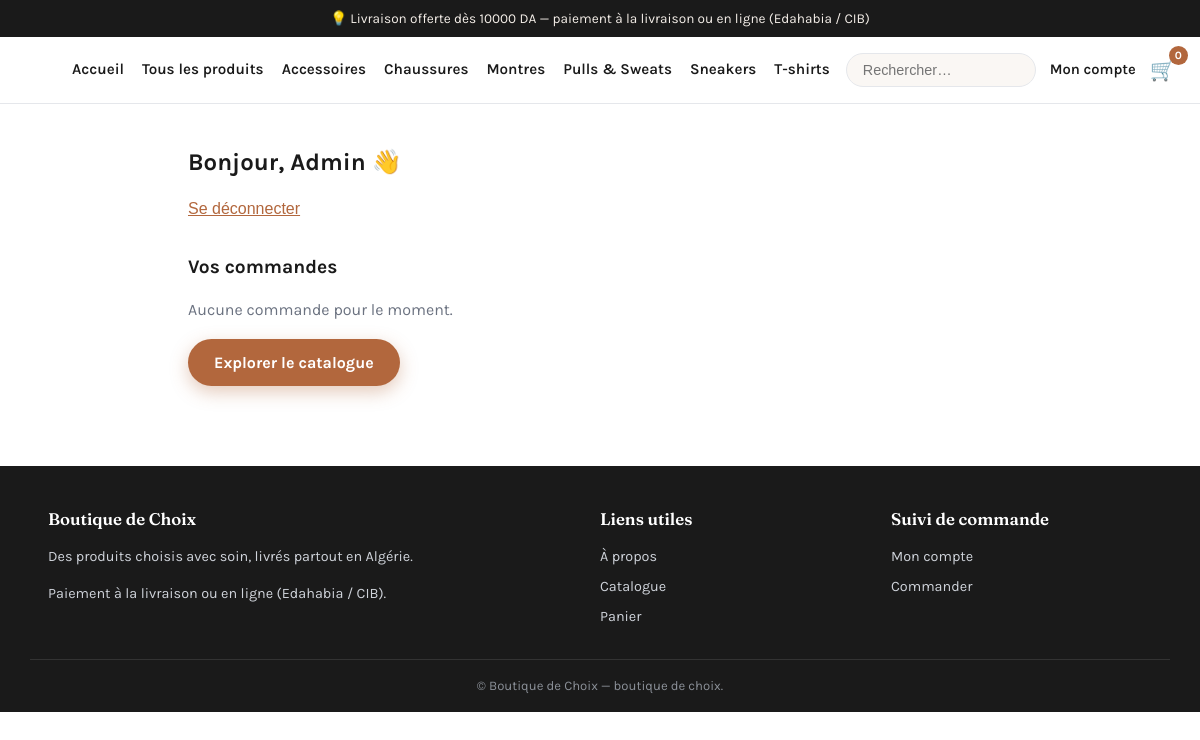
Page /compte/ (signed in) on the committed database.
### apps/catalog/models.py (models this page shows, shortened)
class Category(models.Model):
    name = models.CharField("Nom", max_length=120)
    slug = models.SlugField("Slug", max_length=140, unique=True, blank=True)
    parent = models.ForeignKey(
        "self",
        verbose_name="Catégorie parente",
        on_delete=models.CASCADE,
        null=True,
        blank=True,
        related_name="children",
    )
    image = models.ImageField(
        "Image", upload_to="categories/", null=True, blank=True
    )
    description = models.TextField("Description", blank=True)
    is_active = models.BooleanField("Active", default=True)
    order = models.PositiveIntegerField("Ordre", default=0)
    class Meta:
        verbose_name = "Catégorie"
        verbose_name_plural = "Catégories"
        ordering = ["order", "name"]
    def get_absolute_url(self):
        return reverse("catalog:category", kwargs={"slug": self.slug})

### apps/accounts/models.py (models this page shows, shortened)
class User(AbstractUser):
    first_name = models.CharField("Prénom", max_length=150, blank=True)
    last_name = models.CharField("Nom", max_length=150, blank=True)
    phone = models.CharField("Téléphone", max_length=20, blank=True)

### apps/accounts/views.py (the view)
# urls.py: path("", views.DashboardView.as_view(), name="dashboard"),
class DashboardView(LoginRequiredMixin, TemplateView):
    template_name = "accounts/dashboard.html"
    def get_context_data(self, **kwargs):
        context = super().get_context_data(**kwargs)
        context["orders"] = Order.objects.filter(
            user=self.request.user
        ).select_related("payment").order_by("-created_at")
        return context

### apps/cart/services.py (called while the page is built)
    def __len__(self):
        return sum(data["qty"] for data in self.cart.values())

### apps/core/context_processors.py (called while the page is built)
def store_settings(request):
    cart = CartSession(request)
    return {
        "store_name": settings.STORE_NAME,
        "store_currency_symbol": settings.CURRENCY_SYMBOL,
        "store_categories": Category.objects.filter(is_active=True),
        "cart_count": len(cart),
        "free_shipping_threshold": settings.SHIPPING_FREE_THRESHOLD,
        "shipping_flat_rate": settings.SHIPPING_FLAT_RATE,
        "allow_cod": settings.ALLOW_PAYMENT_ON_DELIVERY,
    }

### templates/accounts/dashboard.html (shortened to what this page needs)
{% extends "core/base.html" %}
{% block content %}
<div class="container" style="padding:40px 18px;max-width:860px;">
  <h1 style="font-size:1.5rem;margin:0 0 6px;">Bonjour, {{ user.first_name|default:user.email }} 👋</h1>
  <p style="color:var(--muted);">
    <form action="{% url 'accounts:logout' %}" method="post" style="display:inline;">
      <button type="submit" style="background:none;border:0;padding:0;color:var(--accent);text-decoration:underline;cursor:pointer;font-size:inherit;">Se déconnecter</button>
    </form>
  </p>
  <h2 style="font-size:1.2rem;margin:30px 0 14px;">Vos commandes</h2>
  {% if orders %}
    <div style="border:1px solid var(--line);border-radius:12px;overflow:hidden;">
      {% for order in orders %}
        <a href="{{ order.get_absolute_url }}" style="display:block;padding:14px 18px;border-bottom:1px solid var(--line);color:var(--ink);">
          <div style="display:flex;justify-content:space-between;flex-wrap:wrap;gap:6px;">
            <span style="font-weight:700;">{{ order.order_number }}</span>
            <span>{{ order.total|floatformat:0 }} {{ store_currency_symbol }} — {{ order.status_label }}</span>
          </div>
          <div style="font-size:.84rem;color:var(--muted);margin-top:2px;">{{ order.created_at|date:"d/m/Y" }} • {{ order.payment_status }}</div>
        </a>
      {% endfor %}
    </div>
  {% else %}
    <p style="color:var(--muted);">Aucune commande pour le moment.</p>
    <a class="btn btn-primary" href="{% url 'catalog:product_list' %}">Explorer le catalogue</a>
  {% endif %}
</div>
{% endblock %}

### templates/core/base.html (shortened to what this page needs)
{% load static %}
<!DOCTYPE html>
<html lang="fr">
<head>
  <link rel="stylesheet" href="{% static 'css/style.css' %}">
</head>
<body>
  <div class="announce">
    💡 Livraison offerte dès {{ free_shipping_threshold }} {{ store_currency_symbol }} —
    paiement à la livraison ou en ligne (Edahabia / CIB)
  </div>
  <header class="site-header">
    <div class="container header-inner">
      <nav id="mainNav" class="main-nav" aria-label="Navigation principale">
        <a href="{% url 'core:home' %}">Accueil</a>
        <a href="{% url 'catalog:product_list' %}">Tous les produits</a>
        {% for cat in store_categories|slice:":6" %}
          <a href="{{ cat.get_absolute_url }}">{{ cat.name }}</a>
        {% endfor %}
      </nav>
      <div class="header-actions">
        <form class="header-search" action="{% url 'catalog:product_list' %}" method="get" role="search">
          <input type="search" name="q" placeholder="Rechercher…" aria-label="Rechercher un produit">
        </form>
        {% if user.is_authenticated %}
          <a class="header-link" href="{% url 'accounts:dashboard' %}">Mon compte</a>
        {% else %}
          <a class="header-link" href="{% url 'accounts:login' %}">Connexion</a>
        {% endif %}
        <a class="cart-link" href="{% url 'cart:cart_detail' %}">
          <span aria-hidden="true">🛒</span>
          <span class="cart-count" id="cartCount">{{ cart_count }}</span>
        </a>
      </div>
    </div>
  </header>
  <main id="main">
    {% block content %}{% endblock %}
  </main>
  <footer class="site-footer">
    <div class="container footer-grid">
      <div>
        <h4>{{ store_name }}</h4>
        <p>Des produits choisis avec soin, livrés partout en Algérie.</p>
        <p>Paiement à la livraison ou en ligne (Edahabia / CIB).</p>
      </div>
      <div>
        <h4>Liens utiles</h4>
        <a href="{% url 'core:about' %}">À propos</a>
        <a href="{% url 'catalog:product_list' %}">Catalogue</a>
        <a href="{% url 'cart:cart_detail' %}">Panier</a>
      </div>
      <div>
        <h4>Suivi de commande</h4>
        <a href="{% url 'accounts:dashboard' %}">Mon compte</a>
        <a href="{% url 'orders:checkout' %}">Commander</a>
      </div>
    </div>
    <div class="container footer-bottom">
      &copy; {{ store_name }} — boutique de choix.
    </div>
  </footer>
</body>
</html>

### static/css/style.css (style rules this page uses)
:root { --ink: #1a1a1a; --muted: #6b7280; --line: #e5e7eb; --accent: #b2673d; --accent-dark: #934f2c; --accent-soft: #f6ece4; --bg: #ffffff; --bg-soft: #faf7f4; --green: #1f7a3d; --red: #b3261e; --radius: 12px; --shadow: 0 8px 24px rgba(0, 0, 0, .07); --font: "Karla", "Segoe UI", system-ui, -apple-system, "Helvetica Neue", Arial, sans-serif; --font-display: "Fraunces", Georgia, "Times New Roman", serif; }
* { box-sizing: border-box; }
html { scroll-behavior: smooth; }
body { margin: 0; font-family: var(--font); color: var(--ink); background: var(--bg); line-height: 1.55; -webkit-font-smoothing: antialiased; }
a { color: var(--accent-dark); text-decoration: none; }
.container { max-width: 1140px; margin: 0 auto; padding: 0 18px; }
.announce { background: var(--ink); color: #f5efe9; text-align: center; font-size: .85rem; padding: 8px 16px; }
.site-header { position: sticky; top: 0; z-index: 40; background: rgba(255,255,255,.96); backdrop-filter: blur(6px); border-bottom: 1px solid var(--line); }
.header-inner { display: flex; align-items: center; gap: 16px; padding-top: 12px; padding-bottom: 12px; }
.main-nav { display: flex; gap: 18px; font-weight: 600; font-size: .95rem; margin-left: 8px; }
.main-nav a { color: var(--ink); white-space: nowrap; }
.header-actions { margin-left: auto; display: flex; align-items: center; gap: 14px; }
.header-search input { border: 1px solid var(--line); border-radius: 999px; padding: 8px 16px; font-size: .9rem; width: 190px; background: var(--bg-soft); }
.header-link { font-weight: 600; font-size: .92rem; color: var(--ink); white-space: nowrap; }
.cart-link { position: relative; font-size: 1.3rem; color: var(--ink); }
.cart-count { position: absolute; top: -8px; right: -12px; min-width: 19px; height: 19px; background: var(--accent); color: #fff; font-size: .7rem; font-weight: 700; border-radius: 999px; display: inline-grid; place-items: center; padding: 0 5px; }
.btn { display: inline-flex; align-items: center; justify-content: center; gap: 8px; border: 0; cursor: pointer; font-family: inherit; font-weight: 700; font-size: 1rem; padding: 14px 26px; border-radius: 999px; transition: transform .12s ease, box-shadow .12s ease, background .12s ease; text-decoration: none; line-height: 1.2; }
.btn-primary { background: var(--accent); color: #fff; box-shadow: 0 6px 18px rgba(178,103,61,.35); }
.site-footer { background: var(--ink); color: #cfd3da; margin-top: 40px; }
.footer-grid { display: grid; grid-template-columns: 2fr 1fr 1fr; gap: 30px; padding-top: 40px; padding-bottom: 26px; }
.site-footer h4 { color: #fff; margin: 0 0 10px; font-family: var(--font-display); font-size: 1.05rem; font-weight: 600; }
.site-footer a { display: block; color: #cfd3da; padding: 4px 0; font-size: .9rem; }
.site-footer p { font-size: .9rem; }
.footer-bottom { border-top: 1px solid #333; padding: 16px 18px; text-align: center; font-size: .82rem; color: #8b9098; }

### rows in the picture
Category: name "Accessoires"
Category: name "Chaussures"
Category: name "Montres"
Category: name "Pulls & Sweats"
Category: name "Sneakers"
Category: name "T-shirts"
User: first_name "Admin"

### other values in the picture
{{ free_shipping_threshold }} "10000"
{{ store_currency_symbol }} "DA"
{{ cart_count }} "0"
{{ store_name }} "Boutique de Choix"
